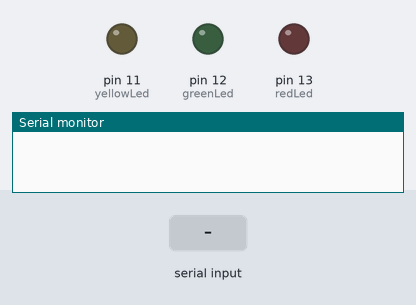
Recording of a sketch running on a simulated Arduino Uno, built with avr-gcc and run on an emulated ATmega328P. Shown: output pins drawn as LEDs (lit = HIGH), the last lines printed to the serial monitor. The inputs (shaded band) are chosen by the test bench.

Above: at 1.2 s.
1.3 s: "1" received over Serial
At 2.4 s:
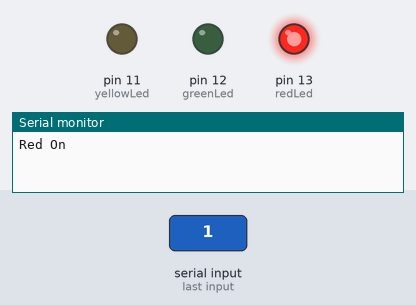
2.8 s: "2" received over Serial
At 3.5 s:
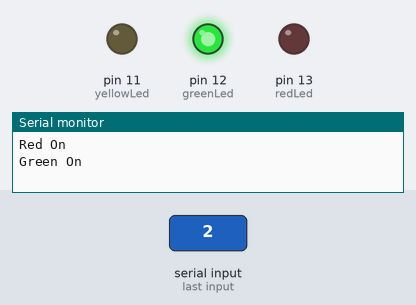
4.3 s: "3" received over Serial
At 4.7 s:
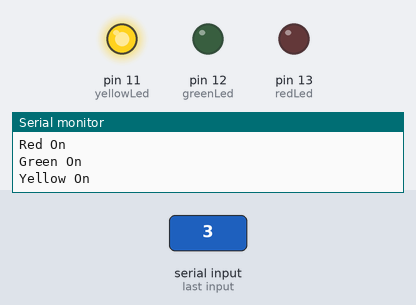
Timing chart, 0 to 7.3 s (numbered marks = the images above; inputs shaded):
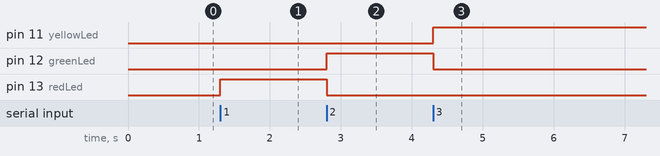

Measured:
- after the input at 1.3 s, pin 13 (redLed): LOW → HIGH at once
- after the input at 2.8 s, pin 12 (greenLed): LOW → HIGH at once; pin 13 (redLed): HIGH → LOW at once
- after the input at 4.3 s, pin 11 (yellowLed): LOW → HIGH at once; pin 12 (greenLed): HIGH → LOW at once

The sketch:

Bluetooth.ino
```cpp
int redLed = 13;
int greenLed = 12;
int yellowLed = 11;
int data;

void setup() {
  // put your setup code here, to run once:
  pinMode(redLed, OUTPUT);
  pinMode(greenLed, OUTPUT);
  pinMode(yellowLed, OUTPUT);
  Serial.begin(9600);
}

void loop() {
  while (Serial.available() > 0) {     //wait here until the data is available
    data = Serial.read();
  }

  if (data == '1') {
    digitalWrite(redLed, HIGH);
    digitalWrite(greenLed, LOW);
    digitalWrite(yellowLed, LOW);
    Serial.println("Red On");
    data = '4';
  }

  if (data == '2') {
    digitalWrite(redLed, LOW);
    digitalWrite(greenLed, HIGH);
    digitalWrite(yellowLed, LOW);
    Serial.println("Green On");
    data = '4';
  }

  if (data == '3') {
    digitalWrite(redLed, LOW);
    digitalWrite(greenLed, LOW);
    digitalWrite(yellowLed, HIGH);
    Serial.println("Yellow On");
    data = '4';
  }

  // put your main code here, to run repeatedly:

}
```
